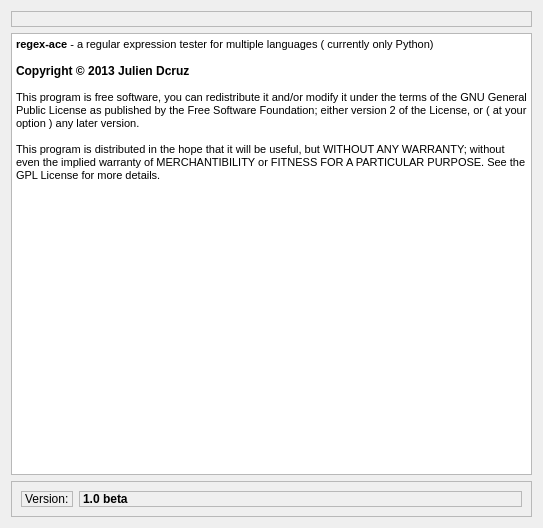
<?xml version="1.0" encoding="UTF-8"?>
<ui version="4.0">
 <class>AboutForm</class>
 <widget class="QDialog" name="AboutForm">
  <property name="geometry">
   <rect>
    <x>0</x>
    <y>0</y>
    <width>543</width>
    <height>528</height>
   </rect>
  </property>
  <property name="windowTitle">
   <string>Dialog</string>
  </property>
  <layout class="QVBoxLayout" name="verticalLayout">
   <item>
    <widget class="QLabel" name="label">
     <property name="frameShape">
      <enum>QFrame::StyledPanel</enum>
     </property>
     <property name="text">
      <string/>
     </property>
     <property name="pixmap">
      <pixmap resource="../resources/resources.qrc">:/new/regxace_resource/regxace_logo.png</pixmap>
     </property>
     <property name="alignment">
      <set>Qt::AlignCenter</set>
     </property>
    </widget>
   </item>
   <item>
    <widget class="QTextEdit" name="textEdit">
     <property name="readOnly">
      <bool>true</bool>
     </property>
     <property name="html">
      <string>&lt;!DOCTYPE HTML PUBLIC &quot;-//W3C//DTD HTML 4.0//EN&quot; &quot;http://www.w3.org/TR/REC-html40/strict.dtd&quot;&gt;
&lt;html&gt;&lt;head&gt;&lt;meta name=&quot;qrichtext&quot; content=&quot;1&quot; /&gt;&lt;style type=&quot;text/css&quot;&gt;
p, li { white-space: pre-wrap; }
&lt;/style&gt;&lt;/head&gt;&lt;body style=&quot; font-family:'MS Shell Dlg 2'; font-size:8.25pt; font-weight:400; font-style:normal;&quot;&gt;
&lt;p style=&quot; margin-top:0px; margin-bottom:0px; margin-left:0px; margin-right:0px; -qt-block-indent:0; text-indent:0px;&quot;&gt;&lt;span style=&quot; font-size:8pt; font-weight:600;&quot;&gt;regex-ace&lt;/span&gt;&lt;span style=&quot; font-size:8pt;&quot;&gt; - a regular expression tester for multiple languages ( currently only Python)&lt;/span&gt;&lt;/p&gt;
&lt;p style=&quot;-qt-paragraph-type:empty; margin-top:0px; margin-bottom:0px; margin-left:0px; margin-right:0px; -qt-block-indent:0; text-indent:0px; font-size:8pt;&quot;&gt;&lt;br /&gt;&lt;/p&gt;
&lt;p style=&quot; margin-top:0px; margin-bottom:0px; margin-left:0px; margin-right:0px; -qt-block-indent:0; text-indent:0px;&quot;&gt;&lt;span style=&quot; font-size:9pt; font-weight:600;&quot;&gt;Copyright © 2013 Julien Dcruz&lt;/span&gt;&lt;/p&gt;
&lt;p style=&quot;-qt-paragraph-type:empty; margin-top:0px; margin-bottom:0px; margin-left:0px; margin-right:0px; -qt-block-indent:0; text-indent:0px; font-size:8pt;&quot;&gt;&lt;br /&gt;&lt;/p&gt;
&lt;p style=&quot; margin-top:0px; margin-bottom:0px; margin-left:0px; margin-right:0px; -qt-block-indent:0; text-indent:0px;&quot;&gt;&lt;span style=&quot; font-size:8pt;&quot;&gt;This program is free software, you can redistribute it and/or modify it under the terms of the GNU General Public License as published by the Free Software Foundation; either version 2 of the License, or ( at your option ) any later version.&lt;/span&gt;&lt;/p&gt;
&lt;p style=&quot;-qt-paragraph-type:empty; margin-top:0px; margin-bottom:0px; margin-left:0px; margin-right:0px; -qt-block-indent:0; text-indent:0px; font-size:8pt;&quot;&gt;&lt;br /&gt;&lt;/p&gt;
&lt;p style=&quot; margin-top:0px; margin-bottom:0px; margin-left:0px; margin-right:0px; -qt-block-indent:0; text-indent:0px;&quot;&gt;&lt;span style=&quot; font-size:8pt;&quot;&gt;This program is distributed in the hope that it will be useful, but WITHOUT ANY WARRANTY; without even the implied warranty of MERCHANTIBILITY or FITNESS FOR A PARTICULAR PURPOSE. See the GPL License for more details.&lt;/span&gt;&lt;/p&gt;&lt;/body&gt;&lt;/html&gt;</string>
     </property>
    </widget>
   </item>
   <item>
    <widget class="QFrame" name="frame">
     <property name="frameShape">
      <enum>QFrame::StyledPanel</enum>
     </property>
     <property name="frameShadow">
      <enum>QFrame::Raised</enum>
     </property>
     <layout class="QFormLayout" name="formLayout">
      <item row="0" column="0">
       <widget class="QLabel" name="label_2">
        <property name="frameShape">
         <enum>QFrame::StyledPanel</enum>
        </property>
        <property name="text">
         <string>Version:</string>
        </property>
       </widget>
      </item>
      <item row="0" column="1">
       <widget class="QLabel" name="label_version">
        <property name="font">
         <font>
          <family>MS Sans Serif</family>
          <weight>75</weight>
          <bold>true</bold>
         </font>
        </property>
        <property name="frameShape">
         <enum>QFrame::StyledPanel</enum>
        </property>
        <property name="text">
         <string>1.0 beta</string>
        </property>
       </widget>
      </item>
     </layout>
    </widget>
   </item>
  </layout>
 </widget>
 <resources>
  <include location="../resources/resources.qrc"/>
 </resources>
 <connections/>
</ui>
